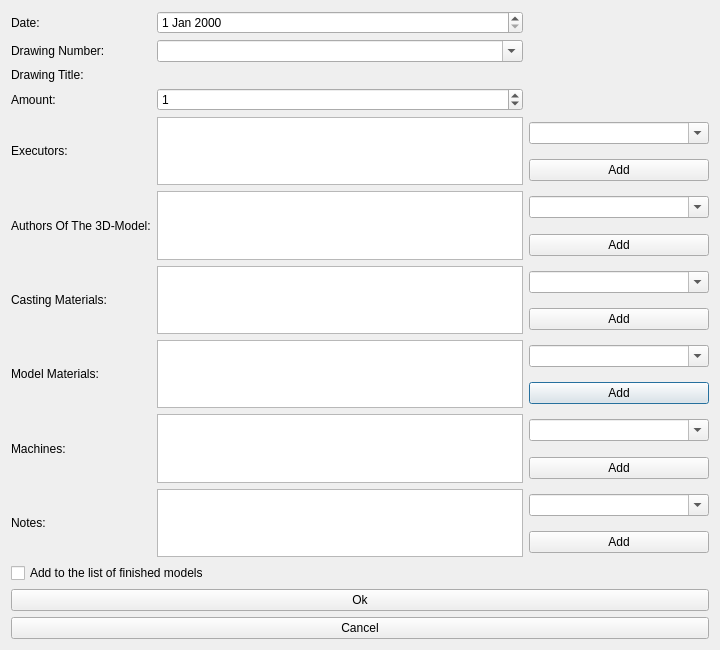
<?xml version="1.0" encoding="UTF-8"?>
<ui version="4.0">
 <class>NewRecordDialog</class>
 <widget class="QDialog" name="NewRecordDialog">
  <property name="geometry">
   <rect>
    <x>0</x>
    <y>0</y>
    <width>720</width>
    <height>650</height>
   </rect>
  </property>
  <property name="minimumSize">
   <size>
    <width>720</width>
    <height>650</height>
   </size>
  </property>
  <property name="maximumSize">
   <size>
    <width>720</width>
    <height>650</height>
   </size>
  </property>
  <property name="windowTitle">
   <string>Dialog</string>
  </property>
  <layout class="QVBoxLayout" name="verticalLayout">
   <item>
    <layout class="QGridLayout" name="gridLayout_3" columnstretch="0,0,0">
     <item row="6" column="2">
      <widget class="QComboBox" name="comboBoxAddAuthor">
       <property name="minimumSize">
        <size>
         <width>180</width>
         <height>0</height>
        </size>
       </property>
       <property name="editable">
        <bool>true</bool>
       </property>
      </widget>
     </item>
     <item row="0" column="0">
      <widget class="QLabel" name="labelDate">
       <property name="text">
        <string>Date:</string>
       </property>
      </widget>
     </item>
     <item row="1" column="1">
      <widget class="FilteringComboBox" name="comboBoxDrawingNumberValue">
       <property name="editable">
        <bool>true</bool>
       </property>
      </widget>
     </item>
     <item row="6" column="0" rowspan="2">
      <widget class="QLabel" name="labelAuthors">
       <property name="text">
        <string>Authors Of The 3D-Model:</string>
       </property>
      </widget>
     </item>
     <item row="14" column="2">
      <widget class="QComboBox" name="comboBoxAddNote">
       <property name="editable">
        <bool>true</bool>
       </property>
      </widget>
     </item>
     <item row="11" column="2">
      <widget class="QPushButton" name="pushButtonAddModelMaterial">
       <property name="text">
        <string>Add</string>
       </property>
      </widget>
     </item>
     <item row="3" column="0">
      <widget class="QLabel" name="labelAmount">
       <property name="text">
        <string>Amount:</string>
       </property>
      </widget>
     </item>
     <item row="10" column="1" rowspan="2">
      <widget class="QListView" name="listViewModelMaterialsValue"/>
     </item>
     <item row="1" column="0">
      <widget class="QLabel" name="labelDrawingNumber">
       <property name="text">
        <string>Drawing Number:</string>
       </property>
      </widget>
     </item>
     <item row="8" column="0" rowspan="2">
      <widget class="QLabel" name="labelCastingMaterials">
       <property name="text">
        <string>Casting Materials:</string>
       </property>
      </widget>
     </item>
     <item row="10" column="2">
      <widget class="QComboBox" name="comboBoxAddModelMaterial">
       <property name="editable">
        <bool>true</bool>
       </property>
      </widget>
     </item>
     <item row="14" column="0" rowspan="2">
      <widget class="QLabel" name="labelNotes">
       <property name="text">
        <string>Notes:</string>
       </property>
      </widget>
     </item>
     <item row="14" column="1" rowspan="2">
      <widget class="QListView" name="listViewNotesValue"/>
     </item>
     <item row="12" column="0" rowspan="2">
      <widget class="QLabel" name="labelMachines">
       <property name="text">
        <string>Machines:</string>
       </property>
      </widget>
     </item>
     <item row="12" column="1" rowspan="2">
      <widget class="QListView" name="listViewMachines"/>
     </item>
     <item row="12" column="2">
      <widget class="QComboBox" name="comboBoxAddMachine">
       <property name="editable">
        <bool>true</bool>
       </property>
      </widget>
     </item>
     <item row="0" column="1">
      <widget class="QDateEdit" name="dateEditDateValue"/>
     </item>
     <item row="2" column="1">
      <widget class="QLabel" name="labelDrawingTitleValue">
       <property name="text">
        <string/>
       </property>
      </widget>
     </item>
     <item row="8" column="2">
      <widget class="QComboBox" name="comboBoxAddCastingMaterial">
       <property name="editable">
        <bool>true</bool>
       </property>
      </widget>
     </item>
     <item row="4" column="2">
      <widget class="QComboBox" name="comboBoxAddExecutor">
       <property name="editable">
        <bool>true</bool>
       </property>
      </widget>
     </item>
     <item row="9" column="2">
      <widget class="QPushButton" name="pushButtonAddCastingMaterial">
       <property name="text">
        <string>Add</string>
       </property>
      </widget>
     </item>
     <item row="15" column="2">
      <widget class="QPushButton" name="pushButtonAddNote">
       <property name="text">
        <string>Add</string>
       </property>
      </widget>
     </item>
     <item row="6" column="1" rowspan="2">
      <widget class="QListView" name="listViewAuthorsValue"/>
     </item>
     <item row="10" column="0" rowspan="2">
      <widget class="QLabel" name="labelModelMaterials">
       <property name="text">
        <string>Model Materials:</string>
       </property>
      </widget>
     </item>
     <item row="13" column="2">
      <widget class="QPushButton" name="pushButtonAddMachine">
       <property name="text">
        <string>Add</string>
       </property>
      </widget>
     </item>
     <item row="2" column="0">
      <widget class="QLabel" name="labelDrawingTitle">
       <property name="text">
        <string>Drawing Title:</string>
       </property>
      </widget>
     </item>
     <item row="3" column="1">
      <widget class="QSpinBox" name="spinBoxAmountValue">
       <property name="value">
        <number>1</number>
       </property>
      </widget>
     </item>
     <item row="8" column="1" rowspan="2">
      <widget class="QListView" name="listViewCastingMaterialsValue"/>
     </item>
     <item row="7" column="2">
      <widget class="QPushButton" name="pushButtonAddAuthor">
       <property name="text">
        <string>Add</string>
       </property>
      </widget>
     </item>
     <item row="5" column="2">
      <widget class="QPushButton" name="pushButtonAddExecutor">
       <property name="text">
        <string>Add</string>
       </property>
      </widget>
     </item>
     <item row="4" column="1" rowspan="2">
      <widget class="QListView" name="listViewExecutorsValue"/>
     </item>
     <item row="4" column="0" rowspan="2">
      <widget class="QLabel" name="labelExecutors">
       <property name="text">
        <string>Executors:</string>
       </property>
      </widget>
     </item>
    </layout>
   </item>
   <item>
    <widget class="QCheckBox" name="checkBoxAddToFinishedModels">
     <property name="text">
      <string>Add to the list of finished models</string>
     </property>
    </widget>
   </item>
   <item>
    <spacer name="verticalSpacer">
     <property name="orientation">
      <enum>Qt::Orientation::Vertical</enum>
     </property>
     <property name="sizeHint" stdset="0">
      <size>
       <width>20</width>
       <height>40</height>
      </size>
     </property>
    </spacer>
   </item>
   <item>
    <widget class="QPushButton" name="PB_ok">
     <property name="text">
      <string>Ok</string>
     </property>
    </widget>
   </item>
   <item>
    <widget class="QPushButton" name="PB_cancel">
     <property name="text">
      <string>Cancel</string>
     </property>
    </widget>
   </item>
  </layout>
 </widget>
 <customwidgets>
  <customwidget>
   <class>FilteringComboBox</class>
   <extends>QComboBox</extends>
   <header location="global">FilteringComboBox.h</header>
  </customwidget>
 </customwidgets>
 <resources/>
 <connections/>
</ui>
